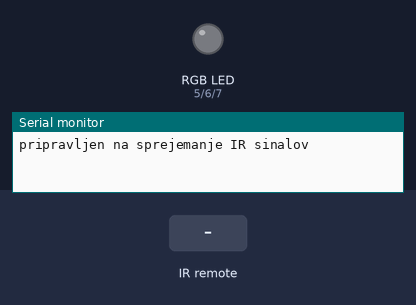
The sketch below on a simulated Arduino Uno, built with avr-gcc and run on an emulated ATmega328P. Shown: an RGB LED mixed from three pins (HIGH = lit), the last lines printed to the serial monitor. The inputs (shaded band) are chosen by the test bench.

Above: at 1.2 s.
1.3 s: infrared code 0xC received
At 2.3 s:
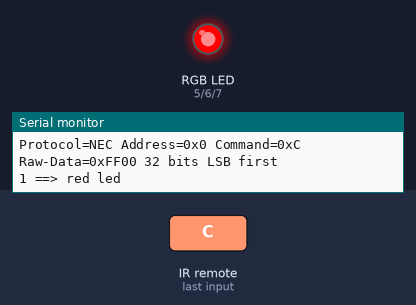
2.8 s: infrared code 0x18 received
At 3.5 s:
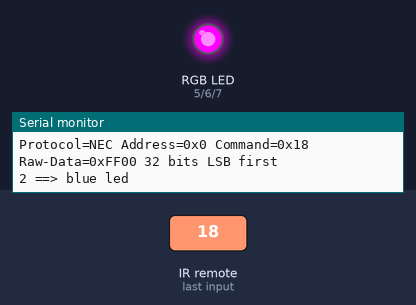
4.3 s: infrared code 0x5E received
At 5.5 s:
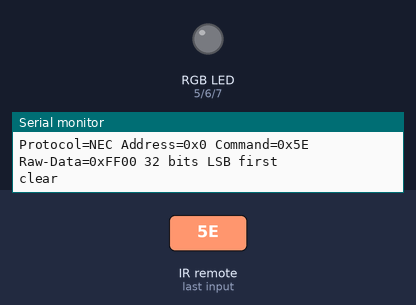
5.8 s: infrared code 0x18 received
At 7.0 s:
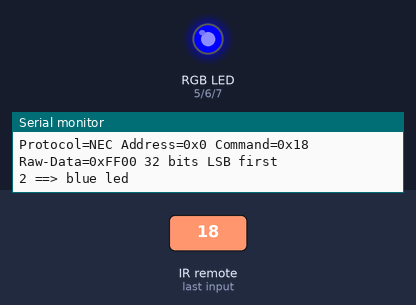
Timing chart, 0 to 8.3 s (numbered marks = the images above; inputs shaded):
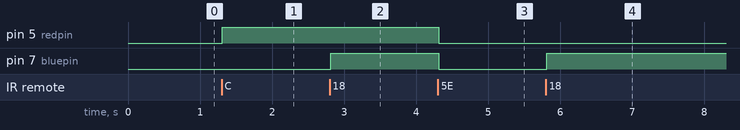

Measured:
- after the input at 1.3 s, pin 5 (redpin): LOW → HIGH at once
- after the input at 2.8 s, pin 7 (bluepin): LOW → HIGH at once
- after the input at 4.3 s, pin 5 (redpin), pin 7 (bluepin): HIGH → LOW at once
- after the input at 5.8 s, pin 7 (bluepin): LOW → HIGH at once

The sketch:

rgbled_IRremote.ino
```cpp
#include <IRremote.h>

#define redpin 5
#define greenpin 6
#define bluepin 7
#define IR_PIN 8
#define MARK_EXCESS_MICROS 20 // 20 is recommended for the cheap VS1838 modules

void setup(){
    Serial.begin(9600);
    IrReceiver.begin(IR_PIN,ENABLE_LED_FEEDBACK);
    Serial.println("pripravljen na sprejemanje IR sinalov");

    pinMode(redpin, OUTPUT);
    pinMode(greenpin, OUTPUT);
    pinMode(bluepin, OUTPUT);
}

void clear_led(){
    for (int i = 5; i < 8; i++){
        digitalWrite(i, LOW);
    }
}

void loop(){
    while(!IrReceiver.decode()){}

    if(IrReceiver.decode()){
        IrReceiver.printIRResultShort(&Serial);
        Serial.println();
        IrReceiver.resume();

    }
    if(IrReceiver.decodedIRData.command == 0xC){//0x45
        digitalWrite(redpin, HIGH);
        Serial.println("1 ==> red led");
    }
    else if(IrReceiver.decodedIRData.command == 0x18){//46
        digitalWrite(bluepin, HIGH);
        Serial.println("2 ==> blue led");
    }
    else if(IrReceiver.decodedIRData.command == 0x5E){//47
        clear_led();
        Serial.println("clear");
    }
    else if(IrReceiver.decodedIRData.command == 0x8){//44
        Serial.println("4");
    }
    else if(IrReceiver.decodedIRData.command == 0x1C){//40
        Serial.println("5");
    }
    else if(IrReceiver.decodedIRData.command == 0x5A){//43
        Serial.println("6");
    }
    else if(IrReceiver.decodedIRData.command == 0x42){//7
        Serial.println("7");
    }
    else if(IrReceiver.decodedIRData.command == 0x52){//15
        Serial.println("8");
    }
    else if(IrReceiver.decodedIRData.command == 0x4A){//9
        Serial.println("9");
    }
    delay(500);

}
```
